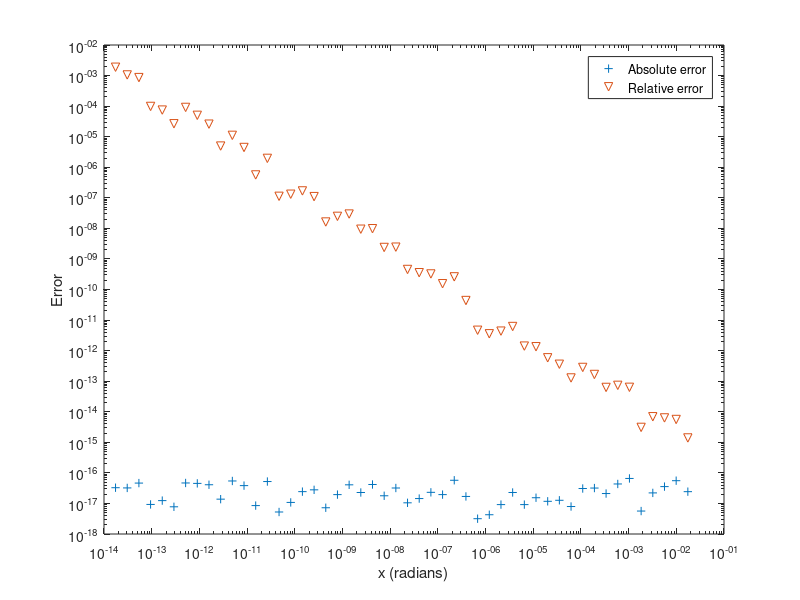

MATLAB code for this plot:
function ps3q2thursday
% ID: 1517982, Alejandro Salazar Lobos
% Solution to question 2, problem set 3

% --- Set angles
xdeg = logspace(-12, 0, 50); % Set degrees
xrad = xdeg * (pi/180); % Convert to radians

% --- Approximation funtion and calculation of errors
s = (exp(xrad) - exp(-xrad))./2; % Hyperbolic sine with exponentials
Eabs = abs(s - sinh(xrad)); % Absolute error
Erel = abs((s - sinh(xrad))./sinh(xrad)); % Relative error

% --- Plot the graph
loglog(xrad,Eabs,'+',xrad,Erel,'v'); xlabel('x (radians)'); ylabel('Error')
legend('Absolute error', 'Relative error')


end

